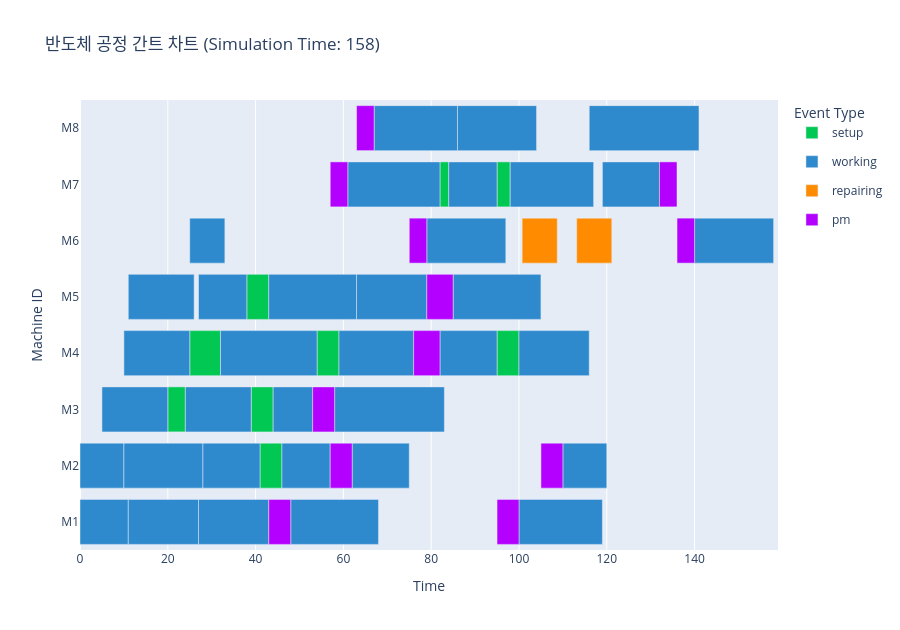

Write notebook code for a chart like this one.
### Code cell
from utils import create_gantt_chart
from IPython.display import display
import plotly.io as pio

env.run(until=env.all_of([job.process for job in jobs]))   # generator → list

fig = create_gantt_chart(
    logs=event_logger.logs,
    max_time=env.now,
    title=f"반도체 공정 간트 차트 (Simulation Time: {round(env.now, 3)})"
)
display(fig)   # fig.show() 대신 display() 사용

### Figure 1 — Plotly figure (JSON) as saved in the notebook; plotly's stock layout.template omitted (floating-point values rounded to 4 significant figures)
{"data": [{"base": [20, 25, 38, 39, 41, 54, 82, 95, 95], "hoverinfo": "text", "hovertext": ["Machine: M3<br>Event: setup<br>Start: 20.00<br>Finish: 24.00<br>Duration: 4.00<br>job: J6\noperation: J6_O1", "Machine: M4<br>Event: setup<br>Start: 25.00<br>Finish: 32.00<br>Duration: 7.00<br>job: J3\noperation: J3_O2", "Machine: M5<br>Event: setup<br>Start: 38.00<br>Finish: 43.00<br>Duration: 5.00<br>job: J4\noperation: J4_O2", "Machine: M3<br>Event: setup<br>Start: 39.00<br>Finish: 44.00<br>Duration: 5.00<br>job: J9\noperation: J9_O1", "Machine: M2<br>Event: setup<br>Start: 41.00<br>Finish: 46.00<br>Duration: 5.00<br>job: J1\noperation: J1_O3", "Machine: M4<br>Event: setup<br>Start: 54.00<br>Finish: 59.00<br>Duration: 5.00<br>job: J6\noperation: J6_O2", "Machine: M7<br>Event: setup<br>Start: 82.00<br>Finish: 84.00<br>Duration: 2.00<br>job: J6\noperation: J6_O3", "Machine: M4<br>Event: setup<br>Start: 95.00<br>Finish: 100.00<br>Duration: 5.00<br>job: J10\noperation: J10_O2", "Machine: M7<br>Event: setup<br>Start: 95.00<br>Finish: 98.00<br>Duration: 3.00<br>job: J5\noperation: J5_O4"], "legendgroup": "setup", "marker": {"color": "rgb(0, 200, 83)"}, "name": "setup", "orientation": "h", "showlegend": true, "type": "bar", "x": [4, 7, 5, 5, 5, 5, 2, 5, 3], "y": ["M3", "M4", "M5", "M3", "M2", "M4", "M7", "M4", "M7"]}, {"base": [0, 0, 5, 10, 10, 11, 11, 24, 25, 27, 27, 28, 32, 43, 44, 46, 48, 58, 59, 61, 62, 63, 67, 79, 82, 84, 85, 86, 98, 100, 100, 110, 116, 119, 140], "hoverinfo": "text", "hovertext": ["Machine: M1<br>Event: working<br>Start: 0.00<br>Finish: 11.00<br>Duration: 11.00<br>job: J1\noperation: J1_O1", "Machine: M2<br>Event: working<br>Start: 0.00<br>Finish: 10.00<br>Duration: 10.00<br>job: J2\noperation: J2_O1", "Machine: M3<br>Event: working<br>Start: 5.00<br>Finish: 20.00<br>Duration: 15.00<br>job: J3\noperation: J3_O1", "Machine: M4<br>Event: working<br>Start: 10.00<br>Finish: 25.00<br>Duration: 15.00<br>job: J2\noperation: J2_O2", "Machine: M2<br>Event: working<br>Start: 10.00<br>Finish: 28.00<br>Duration: 18.00<br>job: J4\noperation: J4_O1", "Machine: M5<br>Event: working<br>Start: 11.00<br>Finish: 26.00<br>Duration: 15.00<br>job: J1\noperation: J1_O2", "Machine: M1<br>Event: working<br>Start: 11.00<br>Finish: 27.00<br>Duration: 16.00<br>job: J5\noperation: J5_O1", "Machine: M3<br>Event: working<br>Start: 24.00<br>Finish: 39.00<br>Duration: 15.00<br>job: J6\noperation: J6_O1", "Machine: M6<br>Event: working<br>Start: 25.00<br>Finish: 33.00<br>Duration: 8.00<br>job: J2\noperation: J2_O3", "Machine: M5<br>Event: working<br>Start: 27.00<br>Finish: 38.00<br>Duration: 11.00<br>job: J5\noperation: J5_O2", "Machine: M1<br>Event: working<br>Start: 27.00<br>Finish: 43.00<br>Duration: 16.00<br>job: J7\noperation: J7_O1", "Machine: M2<br>Event: working<br>Start: 28.00<br>Finish: 41.00<br>Duration: 13.00<br>job: J8\noperation: J8_O1", "Machine: M4<br>Event: working<br>Start: 32.00<br>Finish: 54.00<br>Duration: 22.00<br>job: J3\noperation: J3_O2", "Machine: M5<br>Event: working<br>Start: 43.00<br>Finish: 63.00<br>Duration: 20.00<br>job: J4\noperation: J4_O2", "Machine: M3<br>Event: working<br>Start: 44.00<br>Finish: 53.00<br>Duration: 9.00<br>job: J9\noperation: J9_O1", "Machine: M2<br>Event: working<br>Start: 46.00<br>Finish: 57.00<br>Duration: 11.00<br>job: J1\noperation: J1_O3", "Machine: M1<br>Event: working<br>Start: 48.00<br>Finish: 68.00<br>Duration: 20.00<br>job: J10\noperation: J10_O1", "Machine: M3<br>Event: working<br>Start: 58.00<br>Finish: 83.00<br>Duration: 25.00<br>job: J5\noperation: J5_O3", "Machine: M4<br>Event: working<br>Start: 59.00<br>Finish: 76.00<br>Duration: 17.00<br>job: J6\noperation: J6_O2", "Machine: M7<br>Event: working<br>Start: 61.00<br>Finish: 82.00<br>Duration: 21.00<br>job: J1\noperation: J1_O4", "Machine: M2<br>Event: working<br>Start: 62.00<br>Finish: 75.00<br>Duration: 13.00<br>job: J3\noperation: J3_O3", "Machine: M5<br>Event: working<br>Start: 63.00<br>Finish: 79.00<br>Duration: 16.00<br>job: J8\noperation: J8_O2", "Machine: M8<br>Event: working<br>Start: 67.00<br>Finish: 86.00<br>Duration: 19.00<br>job: J4\noperation: J4_O3", "Machine: M6<br>Event: working<br>Start: 79.00<br>Finish: 97.00<br>Duration: 18.00<br>job: J3\noperation: J3_O4", "Machine: M4<br>Event: working<br>Start: 82.00<br>Finish: 95.00<br>Duration: 13.00<br>job: J7\noperation: J7_O2", "Machine: M7<br>Event: working<br>Start: 84.00<br>Finish: 95.00<br>Duration: 11.00<br>job: J6\noperation: J6_O3", "Machine: M5<br>Event: working<br>Start: 85.00<br>Finish: 105.00<br>Duration: 20.00<br>job: J9\noperation: J9_O2", "Machine: M8<br>Event: working<br>Start: 86.00<br>Finish: 104.00<br>Duration: 18.00<br>job: J8\noperation: J8_O3", "Machine: M7<br>Event: working<br>Start: 98.00<br>Finish: 117.00<br>Duration: 19.00<br>job: J5\noperation: J5_O4", "Machine: M4<br>Event: working<br>Start: 100.00<br>Finish: 116.00<br>Duration: 16.00<br>job: J10\noperation: J10_O2", "Machine: M1<br>Event: working<br>Start: 100.00<br>Finish: 119.00<br>Duration: 19.00<br>job: J7\noperation: J7_O3", "Machine: M2<br>Event: working<br>Start: 110.00<br>Finish: 120.00<br>Duration: 10.00<br>job: J9\noperation: J9_O3", "Machine: M8<br>Event: working<br>Start: 116.00<br>Finish: 141.00<br>Duration: 25.00<br>job: J10\noperation: J10_O3", "Machine: M7<br>Event: working<br>Start: 119.00<br>Finish: 132.00<br>Duration: 13.00<br>job: J7\noperation: J7_O4", "Machine: M6<br>Event: working<br>Start: 140.00<br>Finish: 158.00<br>Duration: 18.00<br>job: J9\noperation: J9_O4"], "legendgroup": "working", "marker": {"color": "rgb(46, 137, 205)"}, "name": "working", "orientation": "h", "showlegend": true, "type": "bar", "x": [11, 10, 15, 15, 18, 15, 16, 15, 8, 11, 16, 13, 22, 20, 9, 11, 20, 25, 17, 21, 13, 16, 19, 18, 13, 11, 20, 18, 19, 16, 19, 10, 25, 13, 18], "y": ["M1", "M2", "M3", "M4", "M2", "M5", "M1", "M3", "M6", "M5", "M1", "M2", "M4", "M5", "M3", "M2", "M1", "M3", "M4", "M7", "M2", "M5", "M8", "M6", "M4", "M7", "M5", "M8", "M7", "M4", "M1", "M2", "M8", "M7", "M6"]}, {"base": [100.7, 113.1], "hoverinfo": "text", "hovertext": ["Machine: M6<br>Event: repairing<br>Start: 100.72<br>Finish: 108.72<br>Duration: 8.00<br>MR", "Machine: M6<br>Event: repairing<br>Start: 113.14<br>Finish: 121.14<br>Duration: 8.00<br>MR"], "legendgroup": "repairing", "marker": {"color": "rgb(255, 140, 0)"}, "name": "repairing", "orientation": "h", "showlegend": true, "type": "bar", "x": [8, 8], "y": ["M6", "M6"]}, {"base": [43, 53, 57, 57, 63, 75, 76, 79, 95, 105, 132, 136], "hoverinfo": "text", "hovertext": ["Machine: M1<br>Event: pm<br>Start: 43.00<br>Finish: 48.00<br>Duration: 5.00<br>PM", "Machine: M3<br>Event: pm<br>Start: 53.00<br>Finish: 58.00<br>Duration: 5.00<br>PM", "Machine: M2<br>Event: pm<br>Start: 57.00<br>Finish: 62.00<br>Duration: 5.00<br>PM", "Machine: M7<br>Event: pm<br>Start: 57.00<br>Finish: 61.00<br>Duration: 4.00<br>PM", "Machine: M8<br>Event: pm<br>Start: 63.00<br>Finish: 67.00<br>Duration: 4.00<br>PM", "Machine: M6<br>Event: pm<br>Start: 75.00<br>Finish: 79.00<br>Duration: 4.00<br>PM", "Machine: M4<br>Event: pm<br>Start: 76.00<br>Finish: 82.00<br>Duration: 6.00<br>PM", "Machine: M5<br>Event: pm<br>Start: 79.00<br>Finish: 85.00<br>Duration: 6.00<br>PM", "Machine: M1<br>Event: pm<br>Start: 95.00<br>Finish: 100.00<br>Duration: 5.00<br>PM", "Machine: M2<br>Event: pm<br>Start: 105.00<br>Finish: 110.00<br>Duration: 5.00<br>PM", "Machine: M7<br>Event: pm<br>Start: 132.00<br>Finish: 136.00<br>Duration: 4.00<br>PM", "Machine: M6<br>Event: pm<br>Start: 136.00<br>Finish: 140.00<br>Duration: 4.00<br>PM"], "legendgroup": "pm", "marker": {"color": "rgb(180, 0, 255)"}, "name": "pm", "orientation": "h", "showlegend": true, "type": "bar", "x": [5, 5, 5, 4, 4, 4, 6, 6, 5, 5, 4, 4], "y": ["M1", "M3", "M2", "M7", "M8", "M6", "M4", "M5", "M1", "M2", "M7", "M6"]}], "layout": {"barmode": "overlay", "height": 630, "hovermode": "closest", "legend": {"title": {"text": "Event Type"}}, "title": {"text": "반도체 공정 간트 차트 (Simulation Time: 158)"}, "xaxis": {"range": [0, 159], "title": {"text": "Time"}}, "yaxis": {"categoryarray": ["M1", "M2", "M3", "M4", "M5", "M6", "M7", "M8"], "categoryorder": "array", "title": {"text": "Machine ID"}}}}
